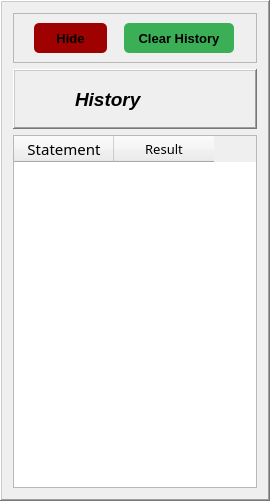
     <widget class="QFrame" name="historyFrame">
      <property name="minimumSize">
       <size>
        <width>211</width>
        <height>501</height>
       </size>
      </property>
      <property name="maximumSize">
       <size>
        <width>270</width>
        <height>1000</height>
       </size>
      </property>
      <property name="styleSheet">
       <string notr="true">QPushButton{
border-radius: 5px;
}
</string>
      </property>
      <property name="frameShape">
       <enum>QFrame::Shape::WinPanel</enum>
      </property>
      <property name="frameShadow">
       <enum>QFrame::Shadow::Raised</enum>
      </property>
      <layout class="QVBoxLayout" name="verticalLayout_4">
       <item>
        <widget class="QFrame" name="frame">
         <property name="frameShape">
          <enum>QFrame::Shape::StyledPanel</enum>
         </property>
         <property name="frameShadow">
          <enum>QFrame::Shadow::Raised</enum>
         </property>
         <layout class="QHBoxLayout" name="horizontalLayout_10">
          <item>
           <widget class="QPushButton" name="pushButton_hide_history">
            <property name="minimumSize">
             <size>
              <width>73</width>
              <height>30</height>
             </size>
            </property>
            <property name="maximumSize">
             <size>
              <width>73</width>
              <height>30</height>
             </size>
            </property>
            <property name="font">
             <font>
              <pointsize>10</pointsize>
              <bold>true</bold>
             </font>
            </property>
            <property name="styleSheet">
             <string notr="true">background-color: rgb(159, 0, 0);</string>
            </property>
            <property name="text">
             <string>Hide</string>
            </property>
           </widget>
          </item>
          <item>
           <widget class="QPushButton" name="pushButton_clear_history">
            <property name="minimumSize">
             <size>
              <width>100</width>
              <height>30</height>
             </size>
            </property>
            <property name="maximumSize">
             <size>
              <width>110</width>
              <height>30</height>
             </size>
            </property>
            <property name="font">
             <font>
              <pointsize>10</pointsize>
              <italic>false</italic>
              <bold>true</bold>
             </font>
            </property>
            <property name="styleSheet">
             <string notr="true">background-color: rgb(58, 175, 86);
</string>
            </property>
            <property name="text">
             <string>Clear History</string>
            </property>
            <property name="icon">
             <iconset>
              <normaloff>:/myIcons/clear_history.png</normaloff>:/myIcons/clear_history.png</iconset>
            </property>
            <property name="iconSize">
             <size>
              <width>25</width>
              <height>25</height>
             </size>
            </property>
           </widget>
          </item>
         </layout>
        </widget>
       </item>
       <item>
        <widget class="QLabel" name="historyLabel">
         <property name="minimumSize">
          <size>
           <width>189</width>
           <height>60</height>
          </size>
         </property>
         <property name="maximumSize">
          <size>
           <width>16777215</width>
           <height>60</height>
          </size>
         </property>
         <property name="font">
          <font>
           <pointsize>14</pointsize>
           <italic>true</italic>
           <bold>true</bold>
          </font>
         </property>
         <property name="frameShape">
          <enum>QFrame::Shape::WinPanel</enum>
         </property>
         <property name="frameShadow">
          <enum>QFrame::Shadow::Raised</enum>
         </property>
         <property name="text">
          <string>History</string>
         </property>
         <property name="indent">
          <number>60</number>
         </property>
        </widget>
       </item>
       <item>
        <widget class="QTableWidget" name="history_tableWidget">
         <column>
          <property name="text">
           <string>Statement</string>
          </property>
          <property name="font">
           <font>
            <family>Rockwell</family>
            <pointsize>11</pointsize>
           </font>
          </property>
         </column>
         <column>
          <property name="text">
           <string>Result</string>
          </property>
          <property name="font">
           <font>
            <family>Segoe Print</family>
            <pointsize>10</pointsize>
           </font>
          </property>
         </column>
        </widget>
       </item>
      </layout>
     </widget>
